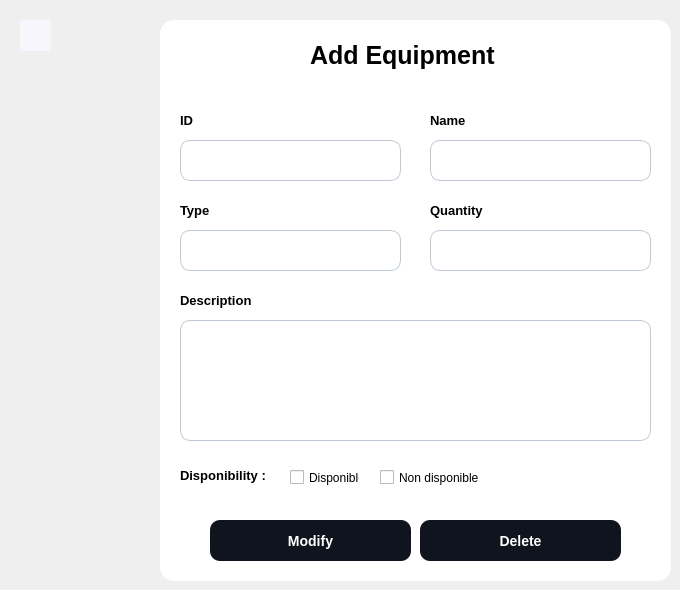
         <widget class="QWidget" name="page_3">
          <widget class="QLabel" name="title1_2">
           <property name="geometry">
            <rect>
             <x>310</x>
             <y>40</y>
             <width>201</width>
             <height>31</height>
            </rect>
           </property>
           <property name="styleSheet">
            <string notr="true">#title1_2 {
	font-size: 25px ; 
	font-weight:bold ; 
	
}</string>
           </property>
           <property name="text">
            <string>Add Equipment</string>
           </property>
          </widget>
          <widget class="QLabel" name="label_8">
           <property name="geometry">
            <rect>
             <x>180</x>
             <y>110</y>
             <width>21</width>
             <height>21</height>
            </rect>
           </property>
           <property name="styleSheet">
            <string notr="true">font-size:13px;
font-weight:bold ; </string>
           </property>
           <property name="text">
            <string>ID</string>
           </property>
          </widget>
          <widget class="QCheckBox" name="checkBox_3">
           <property name="geometry">
            <rect>
             <x>380</x>
             <y>467</y>
             <width>101</width>
             <height>21</height>
            </rect>
           </property>
           <property name="cursor">
            <cursorShape>PointingHandCursor</cursorShape>
           </property>
           <property name="text">
            <string>Non disponible</string>
           </property>
           <property name="autoExclusive">
            <bool>true</bool>
           </property>
           <property name="tristate">
            <bool>false</bool>
           </property>
          </widget>
          <widget class="QLineEdit" name="name_2">
           <property name="geometry">
            <rect>
             <x>430</x>
             <y>140</y>
             <width>221</width>
             <height>41</height>
            </rect>
           </property>
           <property name="styleSheet">
            <string notr="true">
	background-color:white ; 
	border-radius:10px ; 
	font-size:13px ; 
	padding-left : 15px ; 
	border:1px solid #BFC9D3 ; 
</string>
           </property>
          </widget>
          <widget class="QLineEdit" name="qnt_2">
           <property name="geometry">
            <rect>
             <x>430</x>
             <y>230</y>
             <width>221</width>
             <height>41</height>
            </rect>
           </property>
           <property name="styleSheet">
            <string notr="true">
	background-color:white ; 
	border-radius:10px ; 
	font-size:13px ; 
	padding-left : 15px ; 
	border:1px solid #BFC9D3 ; 
</string>
           </property>
          </widget>
          <widget class="QLabel" name="label_9">
           <property name="geometry">
            <rect>
             <x>180</x>
             <y>200</y>
             <width>31</width>
             <height>21</height>
            </rect>
           </property>
           <property name="styleSheet">
            <string notr="true">font-size:13px;
font-weight:bold ; </string>
           </property>
           <property name="text">
            <string>Type</string>
           </property>
          </widget>
          <widget class="QLabel" name="label_10">
           <property name="geometry">
            <rect>
             <x>180</x>
             <y>290</y>
             <width>81</width>
             <height>21</height>
            </rect>
           </property>
           <property name="styleSheet">
            <string notr="true">font-size:13px;
font-weight:bold ; </string>
           </property>
           <property name="text">
            <string>Description</string>
           </property>
          </widget>
          <widget class="QLineEdit" name="ID_2">
           <property name="enabled">
            <bool>false</bool>
           </property>
           <property name="geometry">
            <rect>
             <x>180</x>
             <y>140</y>
             <width>221</width>
             <height>41</height>
            </rect>
           </property>
           <property name="styleSheet">
            <string notr="true">
	background-color:white ; 
	border-radius:10px ; 
	font-size:13px ; 
	padding-left : 15px ; 
	border:1px solid #BFC9D3 ; 
</string>
           </property>
          </widget>
          <widget class="QWidget" name="add_container_2" native="true">
           <property name="geometry">
            <rect>
             <x>160</x>
             <y>20</y>
             <width>511</width>
             <height>561</height>
            </rect>
           </property>
           <property name="styleSheet">
            <string notr="true">background-color :white ; 
border-radius :14px ; 
</string>
           </property>
           <widget class="QPushButton" name="modify">
            <property name="geometry">
             <rect>
              <x>50</x>
              <y>500</y>
              <width>201</width>
              <height>41</height>
             </rect>
            </property>
            <property name="cursor">
             <cursorShape>PointingHandCursor</cursorShape>
            </property>
            <property name="styleSheet">
             <string notr="true">QPushButton {
	background-color:#0F141E ; 
	border-radius:10px ; 
	color : white ; 
	font-size:14px ; 
	font-weight:bold; 
}

QPushButton::hover {
	background-color:#4AC7EA ; 
	color:white ; 
}</string>
            </property>
            <property name="text">
             <string>Modify</string>
            </property>
           </widget>
           <widget class="QPushButton" name="delete_2">
            <property name="geometry">
             <rect>
              <x>260</x>
              <y>500</y>
              <width>201</width>
              <height>41</height>
             </rect>
            </property>
            <property name="cursor">
             <cursorShape>PointingHandCursor</cursorShape>
            </property>
            <property name="styleSheet">
             <string notr="true">QPushButton {
	background-color:#0F141E ; 
	border-radius:10px ; 
	color : white ; 
	font-size:14px ; 
	font-weight:bold; 
}

QPushButton::hover {
	background-color:#D60002 ; 
	color:white ; 
}</string>
            </property>
            <property name="text">
             <string>Delete</string>
            </property>
           </widget>
          </widget>
          <widget class="QLineEdit" name="type_2">
           <property name="geometry">
            <rect>
             <x>180</x>
             <y>230</y>
             <width>221</width>
             <height>41</height>
            </rect>
           </property>
           <property name="styleSheet">
            <string notr="true">
	background-color:white ; 
	border-radius:10px ; 
	font-size:13px ; 
	padding-left : 15px ; 
	border:1px solid #BFC9D3 ; 
</string>
           </property>
          </widget>
          <widget class="QTextEdit" name="desc_2">
           <property name="geometry">
            <rect>
             <x>180</x>
             <y>320</y>
             <width>471</width>
             <height>121</height>
            </rect>
           </property>
           <property name="styleSheet">
            <string notr="true">
	background-color:white ; 
	border-radius:10px ; 
	font-size:13px ; 
	padding : 15px 0 0 15px ; 
	border:1px solid #BFC9D3 ; 

</string>
           </property>
          </widget>
          <widget class="QPushButton" name="back_2">
           <property name="geometry">
            <rect>
             <x>20</x>
             <y>20</y>
             <width>31</width>
             <height>31</height>
            </rect>
           </property>
           <property name="cursor">
            <cursorShape>PointingHandCursor</cursorShape>
           </property>
           <property name="styleSheet">
            <string notr="true">QPushButton {
	background-color:#F7F6FC; 
	border-radius:1px ; 
	image: url(:/arrow-left (1).svg);
}

QPushButton::hover {
	
	image: url(:/arrow-left.svg);
}</string>
           </property>
           <property name="text">
            <string/>
           </property>
          </widget>
          <widget class="QLabel" name="label_11">
           <property name="geometry">
            <rect>
             <x>430</x>
             <y>110</y>
             <width>41</width>
             <height>21</height>
            </rect>
           </property>
           <property name="styleSheet">
            <string notr="true">font-size:13px;
font-weight:bold ; </string>
           </property>
           <property name="text">
            <string>Name</string>
           </property>
          </widget>
          <widget class="QCheckBox" name="checkBox_4">
           <property name="geometry">
            <rect>
             <x>290</x>
             <y>467</y>
             <width>70</width>
             <height>21</height>
            </rect>
           </property>
           <property name="cursor">
            <cursorShape>PointingHandCursor</cursorShape>
           </property>
           <property name="text">
            <string>Disponible</string>
           </property>
           <property name="autoExclusive">
            <bool>true</bool>
           </property>
           <property name="tristate">
            <bool>false</bool>
           </property>
          </widget>
          <widget class="QLabel" name="label_12">
           <property name="geometry">
            <rect>
             <x>180</x>
             <y>460</y>
             <width>91</width>
             <height>31</height>
            </rect>
           </property>
           <property name="styleSheet">
            <string notr="true">font-size:13px;
font-weight:bold ; </string>
           </property>
           <property name="text">
            <string>Disponibility :</string>
           </property>
          </widget>
          <widget class="QLabel" name="label_13">
           <property name="geometry">
            <rect>
             <x>430</x>
             <y>200</y>
             <width>61</width>
             <height>21</height>
            </rect>
           </property>
           <property name="styleSheet">
            <string notr="true">font-size:13px;
font-weight:bold ; </string>
           </property>
           <property name="text">
            <string>Quantity</string>
           </property>
          </widget>
          <zorder>add_container_2</zorder>
          <zorder>title1_2</zorder>
          <zorder>label_8</zorder>
          <zorder>checkBox_3</zorder>
          <zorder>name_2</zorder>
          <zorder>qnt_2</zorder>
          <zorder>label_9</zorder>
          <zorder>label_10</zorder>
          <zorder>ID_2</zorder>
          <zorder>type_2</zorder>
          <zorder>desc_2</zorder>
          <zorder>back_2</zorder>
          <zorder>label_11</zorder>
          <zorder>checkBox_4</zorder>
          <zorder>label_12</zorder>
          <zorder>label_13</zorder>
         </widget>
